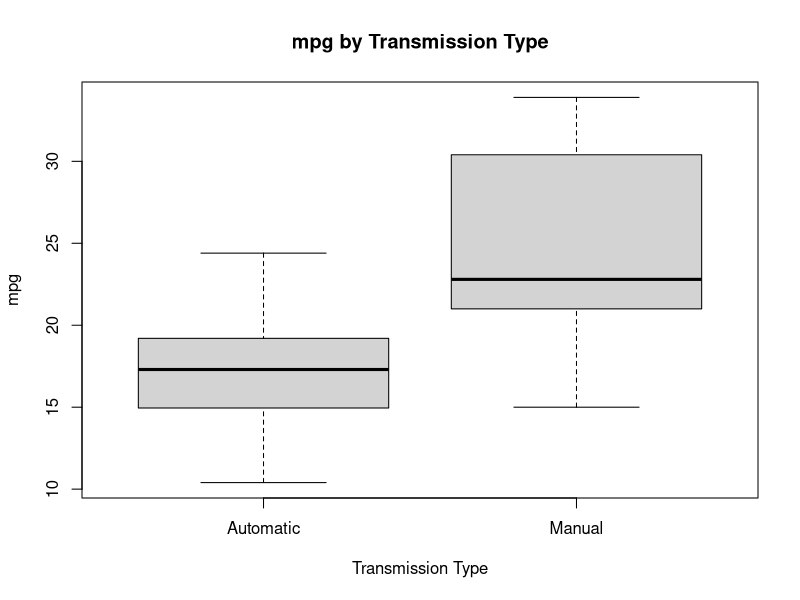
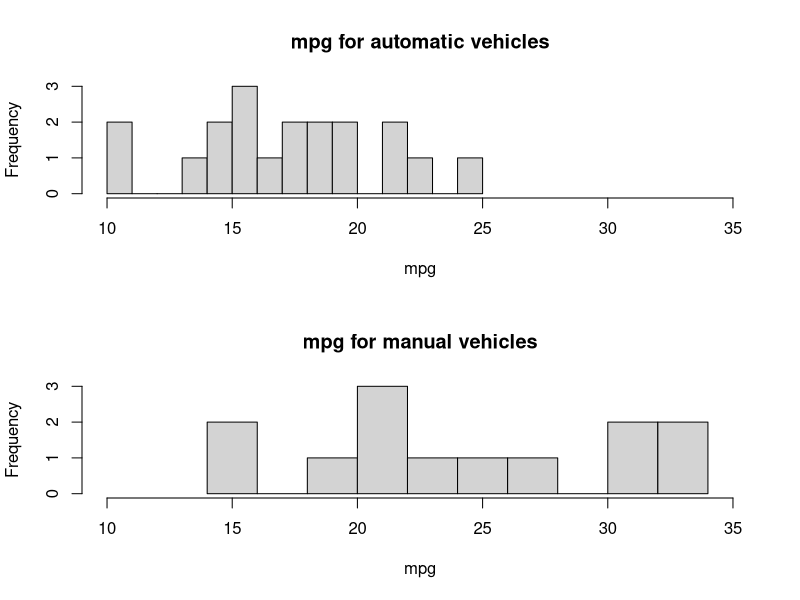

These figures' R source, in order:
## ---- chunk 1
tail(mtcars)
## ---- chunk 2
mtcars$am <- as.factor(mtcars$am)
levels(mtcars$am) <-c("Automatic", "Manual")
## ---- chunk 3
boxplot(mpg~am, data = mtcars,
        xlab = "Transmission Type",
        ylab = "mpg",
        main = "mpg by Transmission Type")
## ---- chunk 4
par(mfrow=c(2,1))
hist(mtcars$mpg[mtcars$am=="Automatic"], breaks=12, main="mpg for automatic vehicles", xlab="mpg", xlim=c(10, 35))
hist(mtcars$mpg[mtcars$am=="Manual"], breaks=12, main="mpg for manual vehicles", xlab="mpg", xlim=c(10,35))
par(mfrow=c(1,1))
